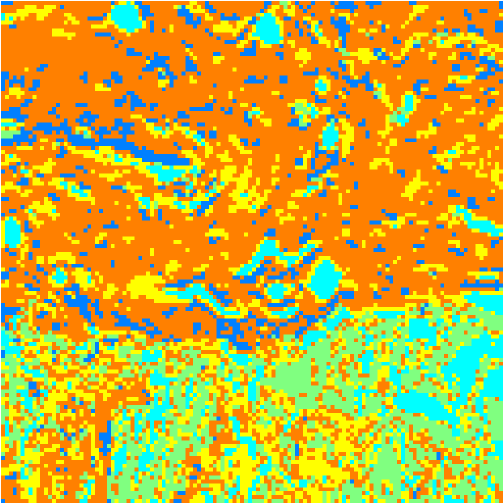
%> input picture P1_Breast_Cancer_Histology_Slides_Segmentation_Rimpa_DB/Segmented_DB/Benign/SOB_B_A-14-22549G-100-021(adenosis).png, 1008 x 1008 px (shown at 1/2 size)
$ octave scriptMain.m   (GNU Octave 9; MATLAB toolbox functions it lacks are replaced by stand-ins)
%> lines starting %> are read from the running program, lines starting %| are printed output that depends on the picture
### P1_Breast_Cancer_Histology_Slides_Segmentation_Rimpa_DB/GeneticAlgo.m
function [ bestFitness, chrom ] = GeneticAlgo( P, G, cp, mp, nb, data)

IP = initialize_pop(P,nb,data);     %Initializing population (a P X nb binary matrix)

bst = zeros(1,G); %Optional step. Preallocation for speed
avg = zeros(1,G);
for i = 1:G
  i
   % Fitness = find_fitness_DB(IP,data);   %Computing fitness of P number of chromosomes according to the function given.
    Fitness = find_fitness_Silhouette(IP,data);

    bst(i) = max(Fitness);  %Optional step. Computes best and average fitness value of each generation.
    %bst(i)= min (Fitness);
    avg(i) = mean(Fitness); %Optional step. Computes best and average fitness value of each generation.

    [bestFitness,chrom] = findBest(IP, data); %For Elitism

    mat = selection(IP,Fitness);    %Randomly choose two chromosomes and retains the best by comparing their fitness
    X = crossover(mat,cp);          %Crossover is performed over selected chromosomes depending on cp
    IP = mutation(X,mp,data);       %Mutation is performed after crossover depending on mp

    IP(P,:) = chrom;                %For Elitism
end

[bestFitness, chrom] = findBest(IP, data);      %Finds best fitness value with the value of the variable

figure,plot(bst), title('Convergence Curve'), xlabel('Generations'), ylabel('Silhouette Index'),hold all, figure,plot(avg);    %Optional step. Plots best and average values
end


### P1_Breast_Cancer_Histology_Slides_Segmentation_Rimpa_DB/find_fitness_Silhouette.m
function Fitness = find_fitness_Silhouette( IP,data )
%Finds fitness of each chromosome

dataRowNos = size(data,1);
IPCols = size(IP,2);
IPRows = size(IP,1);

lm = zeros(dataRowNos,IPCols);
Fitness = zeros(1,IPRows);
dataLabels = zeros(1,dataRowNos);

for i = 1:IPRows
    for j = 1:IPCols
        C = IP(i,j);    %Extracting a center point

        %Selecting corresponding pixel values
        x1 = data(C,1);
        y1 = data(C,2);
        z1 = data(C,3);

        for k = 1:dataRowNos
            x2 = data(k,1);
            y2 = data(k,2);
            z2 = data(k,3);
            lm(k,j) = sqrt(((x1-x2).^2)+((y1-y2).^2)+((z1-z2).^2));
         end
    end
    for l = 1:dataRowNos
        [~, dataLabels(l)] = min(lm(l,:));
    end

     Fitness(i) = Silhouette(dataLabels,data,IPCols);

end

end

### P1_Breast_Cancer_Histology_Slides_Segmentation_Rimpa_DB/initialize_pop.m
function IP = initialize_pop1( P, nb, data )
%Initializes population P X nb binary matrix.

IP = randi([1,size(data,1)],P,nb);

end

### P1_Breast_Cancer_Histology_Slides_Segmentation_Rimpa_DB/scriptMain.m
clc;clear all;close all;

imageRows = 128;
imageCols =128;

rgbImage = imresize(imread('SOB_B_A-14-22549G-100-021(adenosis).png'), [imageRows,imageCols]);
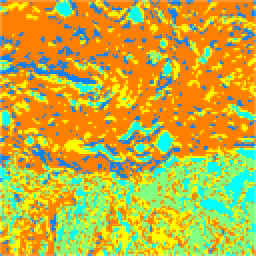
%> rgbImage: size 128x128x3 uint8 (shown 2 times larger); mean R, G, B 196.2, 177.6, 60.4

redChannel = rgbImage(:,:,1);             %%two dimensinal matrix covert in single coloumn
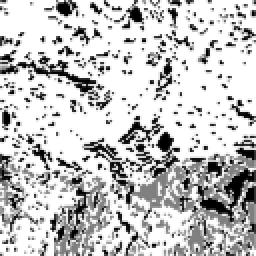
%> redChannel: size 128x128 uint8 (shown 2 times larger); min 0, max 255, mean 196.2
greenChannel = rgbImage(:,:,2);
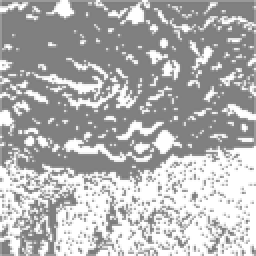
%> greenChannel: size 128x128 uint8 (shown 2 times larger); min 118, max 255, mean 177.6
blueChannel= rgbImage(:,:,3);
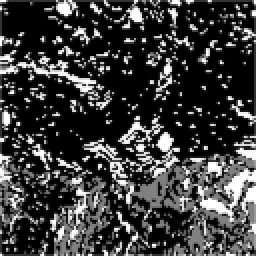
%> blueChannel: size 128x128 uint8 (shown 2 times larger); min 0, max 255, mean 60.4

data = double([redChannel(:),greenChannel(:),blueChannel(:)]);  %%convert the matrix form into the one coloumn vector

noOfClasses = 5;
population = 10;
generation = 100;
cp = 0.7;
mp = 0.3;

[bestFitness, chrom] = GeneticAlgo(population, generation, cp, mp, noOfClasses, data);
%> in GeneticAlgo, `IP = initialize_pop(P,nb,data);`: IP = 10 rows, first 8: [13836 14879 5082 7816 19; 12419 8269 11958 14178 8087; 6891 4618 14727 4268 14215; 4243 12384 11207 13190 3997; 8377 10132 7736 8990 5329; 6635 4105 1650 231 14262; 12842 14906 7114 11792 3131; 4970 16102 10009 6535 9299]
%> (the run ends here)
